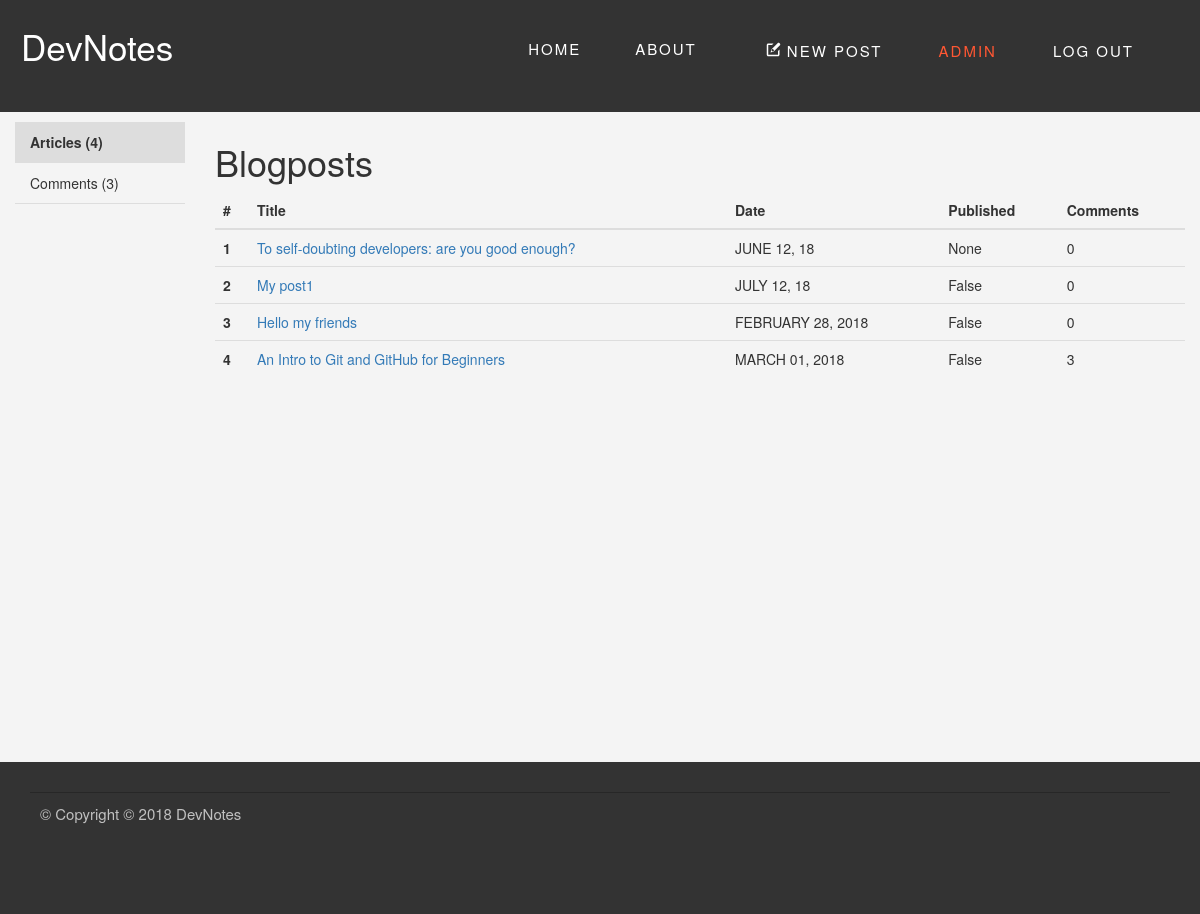
The page /admin/posts (signed in) on the database as committed earlier.
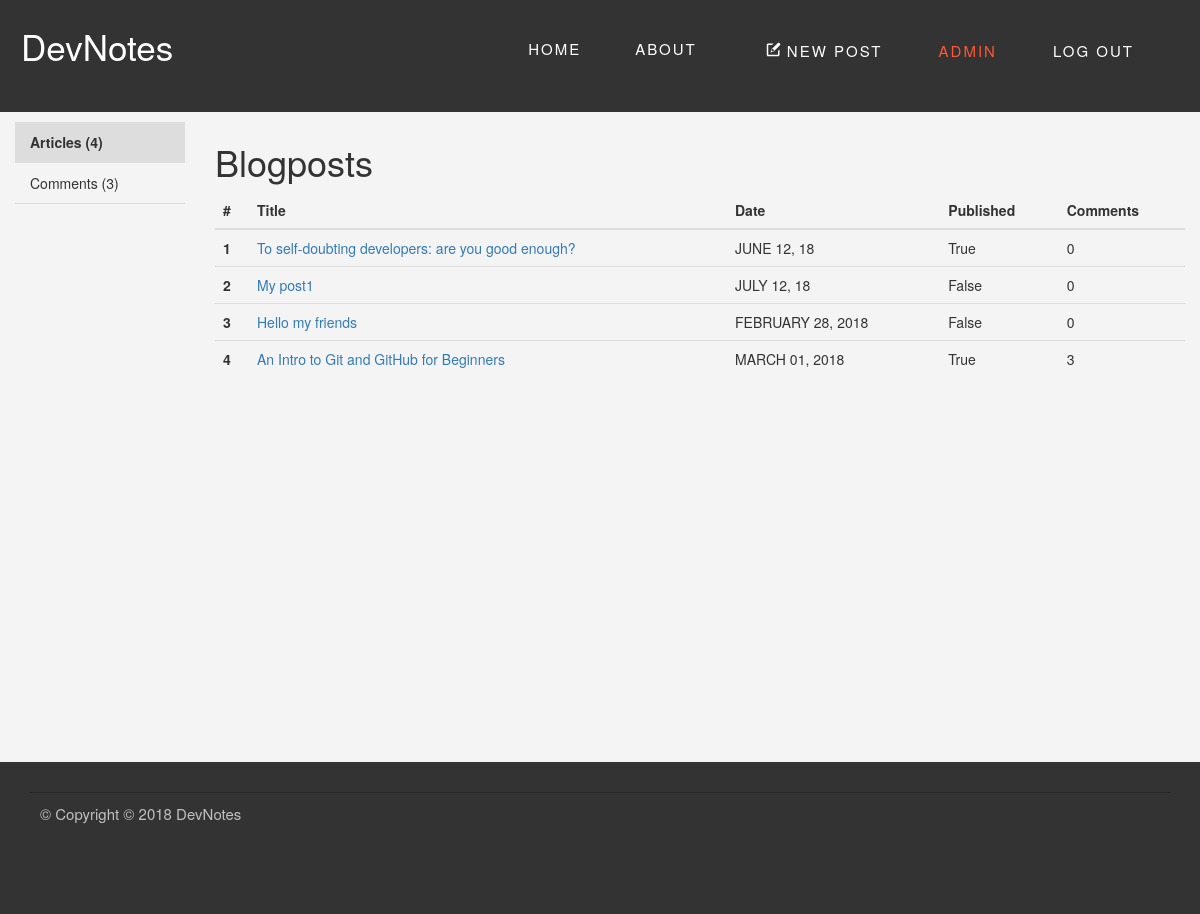
The same page on the database as committed later.
### my_blog/blueprints/blog/models.py (models this page shows, shortened)
class BlogPost(db.Model):
    id = db.Column(db.Integer, primary_key=True)
    title = db.Column(db.String(128))
    date = db.Column(db.DateTime)
    content = db.Column(db.String)
    imagePath = db.Column(db.String)
    published = db.Column(db.Boolean)
    _tags = db.relationship('Tag',
                            secondary=tags,
                            lazy='joined',
                            backref=db.backref('BlogPost',
                                               lazy='dynamic'))
    comments = db.relationship('Comment',
                               backref='blogpost',
                               lazy='dynamic')
    @staticmethod
    def get_all():
        return BlogPost.query.all()
    def title_url(self):
        return self.title.replace(' ', '-')
    def formated_date(self):
        return "{0:%B %d, %Y}".format(self.date).upper()
    @property
    def tags(self):
        return ",".join([tag.name for tag in self._tags])
    @tags.setter
    def tags(self, string):
        if string:
            self._tags = [Tag.get_or_create(tag)
                          for tag in string.split(',')]
        else:
            self._tags = []

### my_blog/blueprints/admin/views.py (the view)
@admin.route('/')
@admin.route('/posts')
@login_required
def blogposts_panel():
    return render_template('admin-posts_panel.html',
                           blogposts=BlogPost.get_all(),
                           comments=Comment.get_all(),
                           blogposts_qty=len(BlogPost.get_all()),
                           comments_qty=len(Comment.get_all()))

### my_blog/app.py (called while the page is built)
@login_manager.user_loader
def load_user(user_id):
    u = User.query.get(user_id)
    return u

### my_blog/blueprints/blog/models.py (called while the page is built)
    @staticmethod
    def get_all():
        return Comment.query.all()

### my_blog/blueprints/admin/templates/admin-posts_panel.html (shortened to what this page needs)
{% extends "base.html" %}
{% block header %}
  <div class="header--standard">
    <nav class="navbar" role="navigation">
      <a class="navbar__logo" href="{{url_for('main.index')}}">DevNotes</a>
      <div class="navbar-main">
        <a class="navbar-item" href="{{url_for('main.index')}}">HOME</a>
        <a class="navbar-item" href="#">ABOUT</a>
        {% if current_user.is_authenticated %}
          <div class="navbar-admin">
          <a class="navbar-item" href="{{url_for('blog.add')}}">
            <svg class="icon">
              <use xlink:href="{{ url_for('static', filename='img/sprite.svg#icon-new-message') | replace('%23', '#')}}"></use>
            </svg>
            NEW POST
          </a>
          <a class="navbar-item active" href="{{url_for('admin.blogposts_panel')}}">
            ADMIN
          </a>
          <a class="navbar-item" href="{{url_for('auth.logout')}}">LOG OUT</a>
          </div>
        {% endif %}
      </div>
    </nav>
  </div>
{% endblock %}
{% block content %}
<div class="col-md-2 admin-panel">
  <ul class="nav flex-column">
    <li class="nav-item active ">
      <a class="nav-link active " href="#">Articles ({{ blogposts_qty}})</a>
    </li>
    <li class="nav-item">
      <a class="nav-link" href="{{ url_for('admin.comments_panel') }}">Comments ({{ comments_qty }})</a>
    </li>
  </ul>
</div>
<div class="col-md-10">
  <h1>
    Blogposts
  </h1>
  {% if blogposts %}
    <table class="table">
      <thead>
        <tr>
          <th scope="col">#</th>
          <th scope="col">Title</th>
          <th scope="col">Date</th>
          <th scope="col">Published</th>
          <th scope="col">Comments</th>
        </tr>
      </thead>
      <tbody>
        {% for blogpost in blogposts %}
          <tr>
            <th scope="row">{{blogpost.id}}</th>
            <td><a href="{{url_for('blog.read', post_title=blogpost.title_url())}}">{{blogpost.title}}</a></td>
            <td>{{blogpost.formated_date()}}</td>
            <td>{{blogpost.published}}</td>
            <td>{{blogpost.comments.count()}}</td>
          </tr>
        {% endfor %}
      </tbody>
    </table>
  {% else %}
    <p>There is no posts yet.</p>
  {% endif %}
</div>
{% endblock %}

### my_blog/templates/base.html (shortened to what this page needs)
<!doctype html>
  <head>
    <link rel="stylesheet" href="{{ url_for('static', filename='css/bootstrap.min.css')}}">
    <link rel="stylesheet" href="{{ url_for('static', filename='css/bootstrap-theme.min.css')}}">
    <link rel="stylesheet" href="{{ url_for('static', filename='css/main.css')}}">
  </head>
  <body>
    <header class="header">
      {% block header %}{% endblock %}
    </header>
    <div class="container main-container">
      <div class="row">
        {% block content %}{% endblock %}
      </div>
    </div>
  </body>
  <footer class="footer">
    <div class="Copyright">
      <p>&copy; Copyright © 2018 DevNotes</p>
    </div>
  </footer>
</html>

### my_blog/static/css/main.css (style rules this page uses)
body { background:#F4F4F4; margin:0; font-family: Oswald, "Helvetica Neue", Arial, Helvetica, Verdana, sans-serif; }
.container { width:auto; box-sizing: border-box; }
header { vertical-align: middle; margin-bottom: 1rem; }
header { min-height:10vh; }
.main-container { min-height:80vh; }
.footer { min-height:10vh; }
.header--standard { height: 14vh; background: #333; }
.navbar { position:absolute; top:0; width: 100%; z-index: 50; margin-bottom: 0; vertical-align: middle; padding:1rem; }
.navbar-main, .navbar-admin { display: inline-block; padding:1.5rem; height:100%; vertical-align: middle; }
.header--standard .navbar-main { float: right; }
.navbar-item { height: 5rem; padding: 2.5rem; font-size: 18px; line-height: 20px; color: white; font-size: 1.5rem; letter-spacing: 2px; }
.navbar-main a.navbar-item.active { color:#FF5733; cursor:default; }
.navbar__logo, .navbar__logo:active { padding:1rem; font-family: Oswald, "Helvetica Neue", Arial, Helvetica, Verdana, sans-serif; display:inline-block; text-align: left; color:white; font-size:3.5rem; background-color: white; color: transparent; text-shadow:none; -webkit-background-clip: text; -moz-background-clip: text; background-clip: text; text-decoration:none; }
.admin-panel a, .admin-panel a:active, .admin-panel a:hover { color:#333333; text-decoration:none; }
.admin-panel a.active, .admin-panel .nav-item.active, .nav>li>a.active:hover { cursor:default; font-weight:bold; background:#DDDDDD; }
.admin-panel li { border-bottom:1px #DDDDDD solid; }
.icon { fill: currentColor; height:1.5rem; width:1.5rem; }
.footer { padding: 2rem; background-color:#333333; color: silver; font-size: 1.5rem; }
.Copyright { border-top: 1px solid #272727; margin:1rem 1rem 5rem; padding: 1rem; }

Rows that differ between the two databases and show on the page:
changed BlogPost "To self-doubting developers: are you good enough?": published "None" → "True"
changed BlogPost "An Intro to Git and GitHub for Beginners": published "False" → "True"
